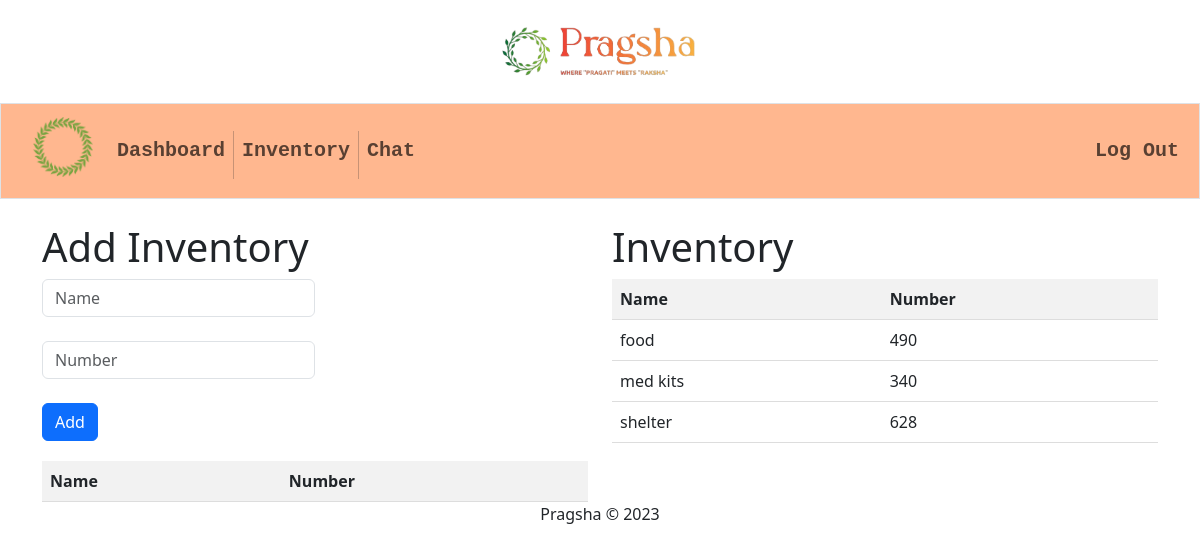
Page /agency/inventory/ (signed in) on the committed database.
### agency/models.py (models this page shows)
class Inventory(models.Model):
    inventory_id = models.AutoField(primary_key=True)
    agency_id = models.ForeignKey(Agency, on_delete=models.CASCADE)
    name = models.CharField(max_length=100)
    number = models.IntegerField()

### agency/views.py (the view)
# urls.py: path('inventory/', views.add_inventory, name='inventory'),
@csrf_exempt
def add_inventory(request):
    if request.method == 'POST':
        form = InventoryForm(request.POST)
        if form.is_valid():
            form.instance.agency_id = Agency.objects.get(agency_id=request.session['agency_id'])
            if Inventory.objects.filter(name=form.cleaned_data['name'], agency_id=request.session['agency_id']).exists():
                Inventory.objects.filter(name=form.cleaned_data['name'], agency_id=request.session['agency_id']).update(number=Inventory.objects.filter(name=form.cleaned_data['name'], agency_id=request.session['agency_id']).values('number').first()['number'] + form.cleaned_data['number'])
                data = {
                    'id': Inventory.objects.filter(name=form.cleaned_data['name'], agency_id=request.session['agency_id']).values('inventory_id').first()['inventory_id'],
                    'name': form.cleaned_data['name'],
                    'number': Inventory.objects.filter(name=form.cleaned_data['name'], agency_id=request.session['agency_id']).values('number').first()['number'],
                }
            else:
                inventory = form.save()
                data = {
                    'id': inventory.inventory_id,
                    'name': inventory.name,
                    'number': inventory.number,
                }
            return JsonResponse({'status': 'success', 'data': data})
        else:
            return JsonResponse({'status': 'error', 'errors': form.errors})
    else:
        inv = Inventory.objects.filter(agency_id=request.session['agency_id']).values()
        return render(request, 'agency/inventory.html', {'form': InventoryForm(), 'inv': inv})

### agency/views.py
class InventoryForm(forms.ModelForm):
    agency_id = forms.CharField(widget=forms.HiddenInput, required=False)
    name = forms.CharField(max_length=100, label="Name")
    number = forms.IntegerField(label="Number")
    class Meta:
        model = Inventory
        fields = ['name', 'number']

### agency/templates/agency/inventory.html (shortened to what this page needs)
{% extends 'agencydash/layout.html' %}
{% block main %}
<div class="row">
    <div class="col">
  <h1>Add Inventory</h1>
  <form id="inventory-form" class="form-inline">
    <div class="form-group">
      <input type="text" name="name" id="name" class="form-control mr-2" placeholder="Name" style="width:50% !important;" required>
    </div>
    <br>
    <div class="form-group">
      <input type="number" name="number" id="number" class="form-control mr-2" placeholder="Number" style="width:50% !important;" required>
    </div>
    <br>
    <button type="submit" class="btn btn-primary">Add</button>
  </form>
  <table id="inventory-table">
    <thead>
      <tr>
        <th>Name</th>
        <th>Number</th>
      </tr>
    </thead>
  </table>
  </div>
  <div class="col">
    <h1>Inventory</h1>
    <table id="inventory-table">
      <thead>
        <tr>
          <th>Name</th>
          <th>Number</th>
        </tr>
      </thead>
      <tbody>
        {% for item in inv %}
        <tr>
          <td>{{ item.name }}</td>
          <td>{{ item.number }}</td>
        </tr>
        {% endfor %}
      </tbody>
    </table>
    </div>
</div>
{% endblock %}

### authentification/static/style.css (style rules this page uses)
body { font-family: Arial, sans-serif; background-color: #fff6ef; overflow-x: hidden; }

### agency/templates/agency/inventory.html (style rules this page uses)
#inventory-form { margin-bottom: 20px; }
#inventory-table { border-collapse: collapse; width: 100%; }
#inventory-table th, #inventory-table td { padding: 8px; text-align: left; border-bottom: 1px solid #ddd; }
#inventory-table th { background-color: #f2f2f2; }

### rows in the picture
Inventory: name "food", number "490"
Inventory: name "med kits", number "340"
Inventory: name "shelter", number "628"
